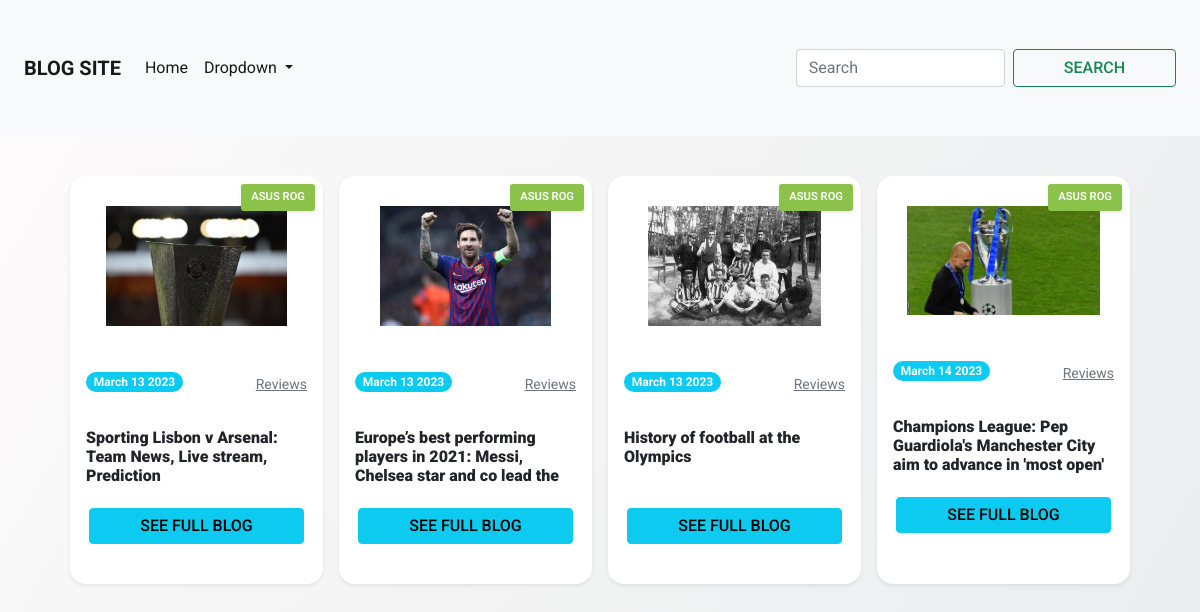
Before: / with the older database file.
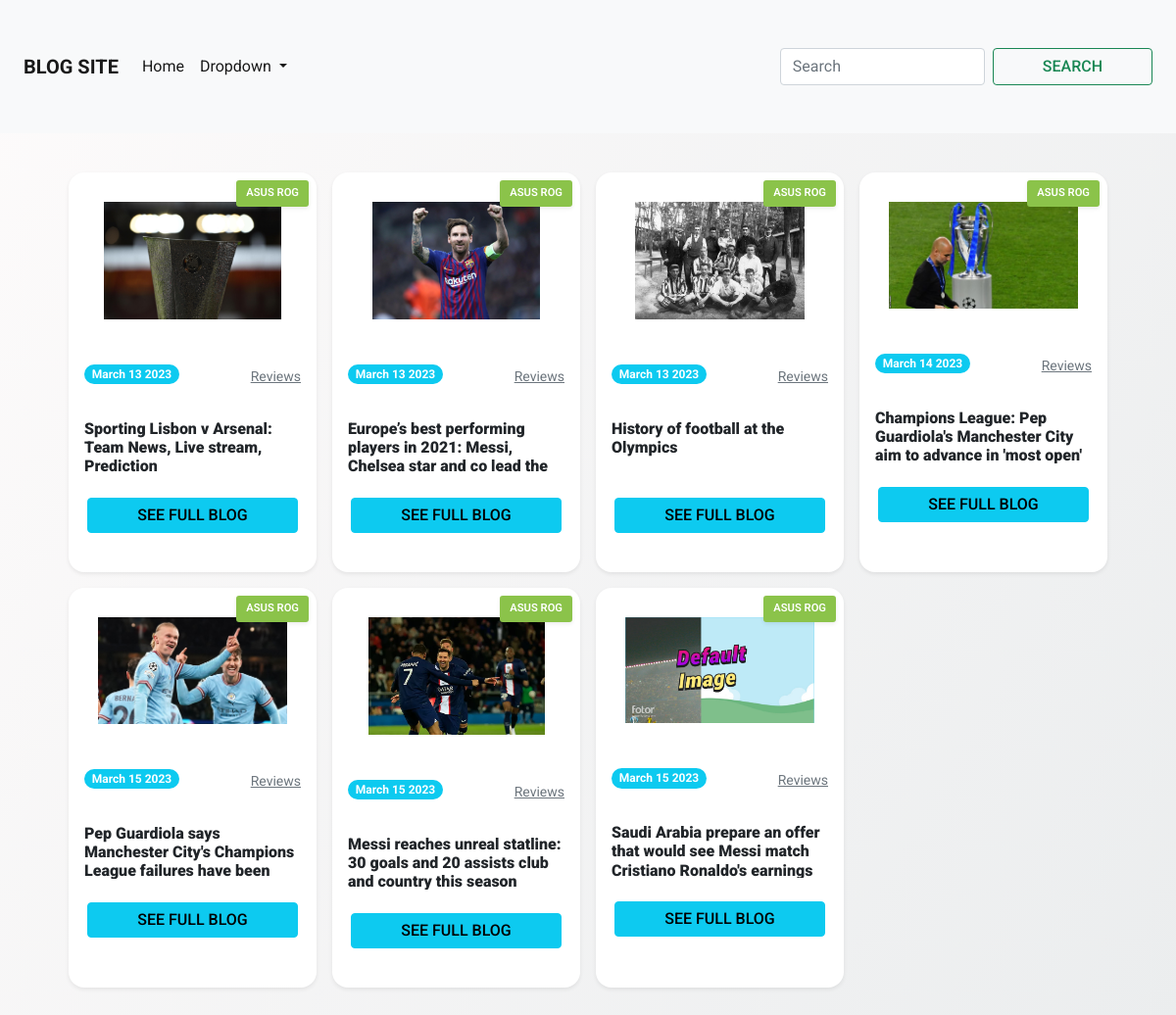
After: the same page with the newer database file.
### blogApp/models.py (models this page shows, shortened)
class Blogpost(models.Model):
    title = models.CharField(max_length=200)
    description = models.TextField(blank=True, null=True)
    status = models.CharField(max_length=20, blank=True, null=True)
    image = models.ImageField(upload_to='Blog Image/',
                              default='default/default.png')
    published_date = models.DateTimeField(auto_now_add=True)

### blogApp/views.py (the view)
# urls.py: path('', views.home, name='home'),
def home(request):
    all_blogs = Blogpost.objects.all()
    src = request.GET.get('searchname')
    if src:
        all_blogs = Blogpost.objects.filter(title__icontains=src)
    context = {
        'allBlogs': all_blogs,
        'src':src,
    }
    return render(request, 'home/home.html', context)

### templates/home/home.html (shortened to what this page needs)
{% extends "base/base.html" %}
{% block search %}
{% if src %}
<form class="d-flex" method='GET' role="search">
    <input class="form-control me-2" type="search" value="{{src}}" name='searchname' placeholder="Search"
        aria-label="Search" />
    <button class="btn btn-outline-success" type="submit">Search</button>
</form>
{% else %}
<form class="d-flex" method='GET' role="search">
    <input class="form-control me-2" type="search" name='searchname' placeholder="Search" aria-label="Search" />
    <button class="btn btn-outline-success" type="submit">Search</button>
</form>
{% endif %}
{% endblock search %}
{% block body %}
<div class="container">
    <div class="container-fluid bg-trasparent my-4 p-3" style="position: relative;">
        <div class="row row-cols-1 row-cols-xs-2 row-cols-sm-2 row-cols-lg-4 g-3">
            {% for b in allBlogs %}
            <div class="col">
                <div class="card h-100 shadow-sm"> <img src="{{b.image.url}}" class="card-img-top" alt="...">
                    <div class="label-top shadow-sm">Asus Rog</div>
                    <div class="card-body">
                        <div class="clearfix mb-3">
                            <p class="float-start badge rounded-pill bg-info">{{ b.published_date | date:"F d Y" }} </p>
                            <p class="float-end"><a href="#" class="small text-muted">Reviews</a></p>
                        </div>
                        <h5 class="card-title">{{b.title}}</h5>
                        <div class="text-center my-4"> <a href="{% url 'blogdetails' b.title %}"
                                class="btn btn-info">See Full Blog</a> </div>
                    </div>
                </div>
            </div>
            {% endfor %}
        </div>
    </div>
</div>
{% endblock body %}

### templates/base/base.html (shortened to what this page needs)
<!DOCTYPE html>
<html lang="en">
<head>
    {% include 'base/link.html' %}
</head>
<body>
    <nav class="navbar navbar-expand-lg bg-light py-5">
        <div class="container-fluid">
            <a class="navbar-brand" href="{% url 'home' %}"> <b> BLOG SITE </b></a>
            <div class="collapse navbar-collapse" id="navbarSupportedContent">
                <ul class="navbar-nav me-auto mb-2 mb-lg-0">
                    <li class="nav-item">
                        <a class="nav-link active" aria-current="page" href="{% url 'home' %}">Home</a>
                    </li>
                    <li class="nav-item dropdown">
                        <a class="nav-link dropdown-toggle active" href="#" role="button" data-bs-toggle="dropdown"
                            aria-expanded="false">
                            Dropdown
                        </a>
                    </li>
                </ul>
                {% block search %} {% endblock search %}
            </div>
        </div>
    </nav>
    {% block body %} {% endblock body %}
</body>

### templates/base/link.html (shortened to what this page needs)
<link href="https://cdn.jsdelivr.net/npm/bootstrap@5.2.3/dist/css/bootstrap.min.css" rel="stylesheet"
>
<link rel="stylesheet" href="https://cdn.jsdelivr.net/npm/bootstrap@5.0.0-beta1/dist/css/bootstrap.min.css">
<link rel="stylesheet" href="https://cdn.jsdelivr.net/npm/bootstrap@5.0.0-beta1/dist/js/bootstrap.bundle.min.js">
<link rel="stylesheet" href="https://cdnjs.cloudflare.com/ajax/libs/jquery/3.2.1/jquery.min.js">
<link rel="stylesheet" href="https://use.fontawesome.com/releases/v5.7.2/css/all.css">

### templates/home/home.html (style rules this page uses)
:root { --font1: 'Heebo', sans-serif; --font2: 'Fira Sans Extra Condensed', sans-serif; --font3: 'Roboto', sans-serif }
body { font-family: var(--font3); background-image: linear-gradient(120deg, #fdfbfb 0%, #ebedee 100%) }
.container-fluid { max-width: 1200px }
.card { background: #fff; box-shadow: 0 6px 10px rgba(0, 0, 0, .08), 0 0 6px rgba(0, 0, 0, .05); transition: .3s transform cubic-bezier(.155, 1.105, .295, 1.12), .3s box-shadow, .3s -webkit-transform cubic-bezier(.155, 1.105, .295, 1.12); border: 0; border-radius: 1rem }
.card-img, .card-img-top { border-top-left-radius: calc(1rem - 1px); border-top-right-radius: calc(1rem - 1px) }
.card h5 { overflow: hidden; height: 56px; font-weight: 900; font-size: 1rem }
.card-img-top { width: 100%; max-height: 180px; object-fit: contain; padding: 30px }
.label-top { position: absolute; background-color: #8bc34a; color: #fff; top: 8px; right: 8px; padding: 5px 10px 5px 10px; font-size: .7rem; font-weight: 600; border-radius: 3px; text-transform: uppercase }
.btn { font-size: 1rem; font-weight: 500; text-transform: uppercase; padding: 5px 50px 5px 50px }

Changed rows visible on the page:
added Blogpost: image (picture), published_date "March 15 2023", title "Pep Guardiola says Manchester City's Champions League failures have been…"
added Blogpost: image (picture), published_date "March 15 2023", title "Messi reaches unreal statline: 30 goals and 20 assists club and country this season"
added Blogpost: image (picture), published_date "March 15 2023", title "Saudi Arabia prepare an offer that would see Messi match Cristiano Ronaldo's earnings"
